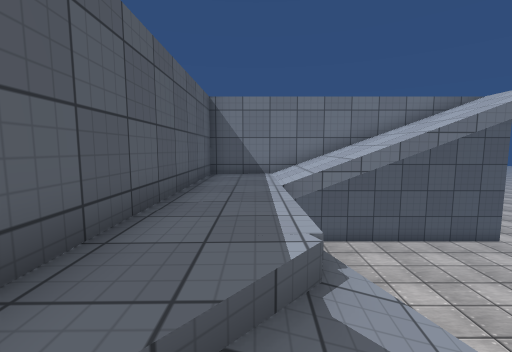
[1] (above)

22 first-person views from a walk through a 3-D level made in the Unity game engine. The camera is 1.5 m above the floor, tilts 6° down and sees 90° across. The floor is counted in squares, 1 m on a side. Each view is taken from the middle of a square. On the plan, view 1 faces up. The plan holds only what a view shows up to about 13 squares ahead; the rest is blank. The place goes on beyond the plan. The player character is not drawn. Some animated figures are left out. Surface patterns are stand-ins for the level's own textures.

[2]
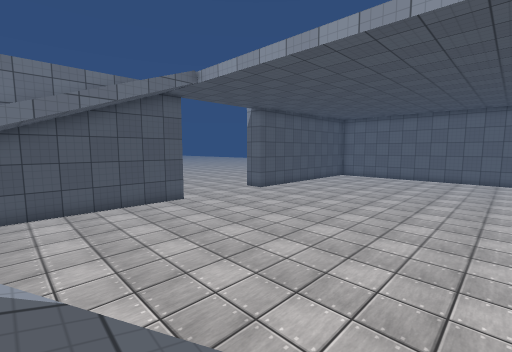

[3]
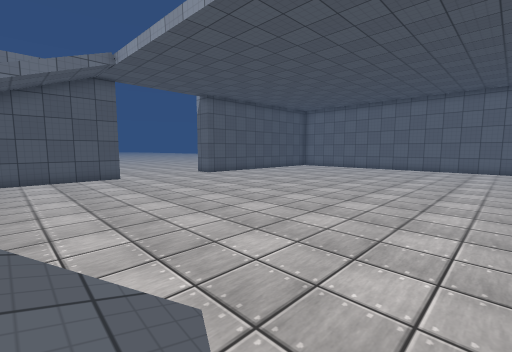

[4]
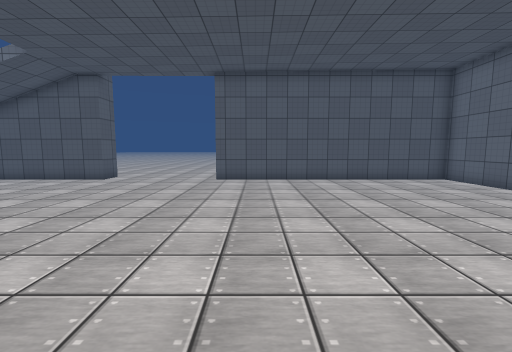

[5]
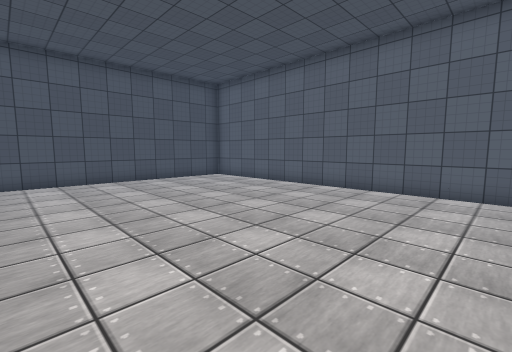

[6]
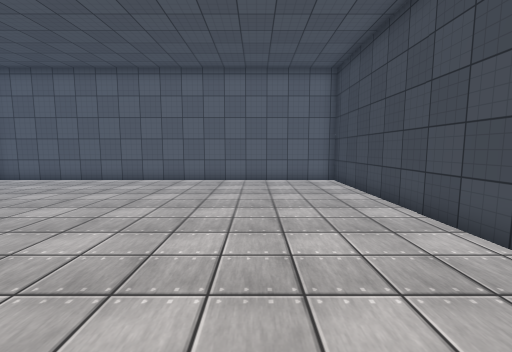

[7]
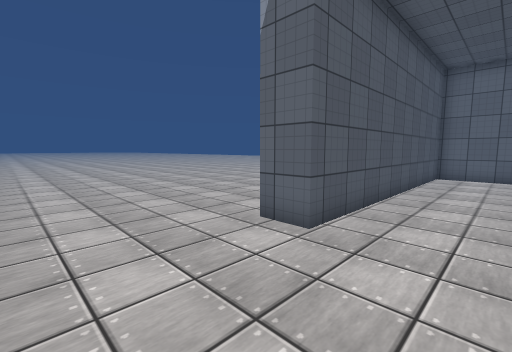

[8]
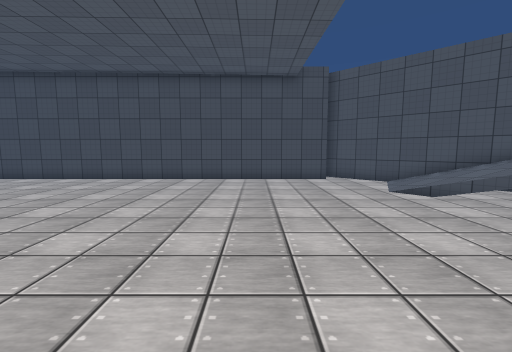

[9]
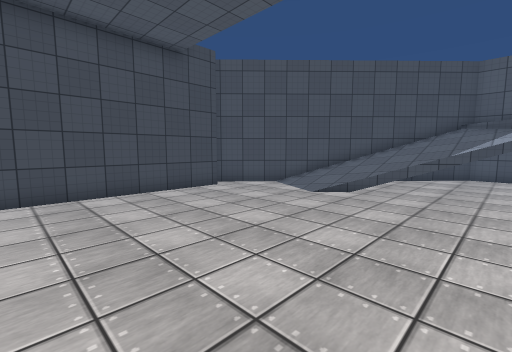

[10]
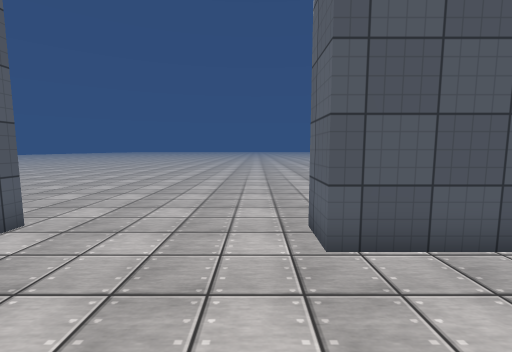

[11]
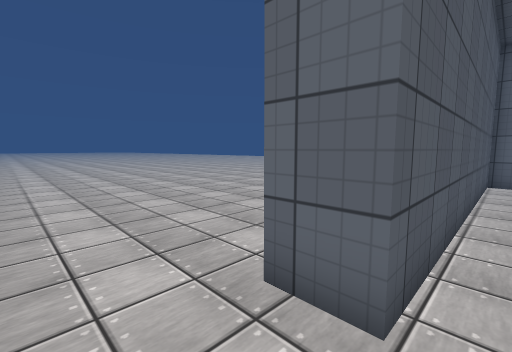

[12]
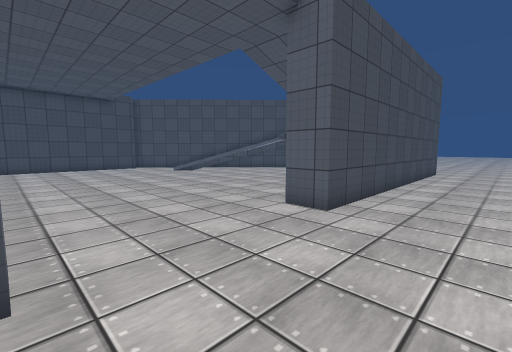

[13]
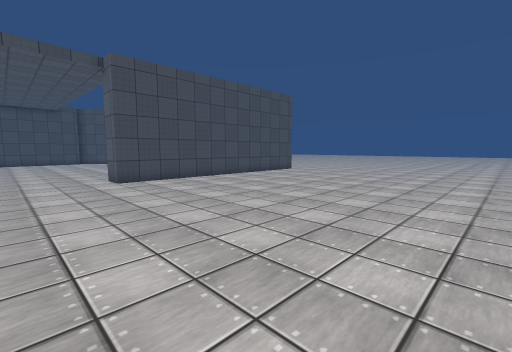

[14]
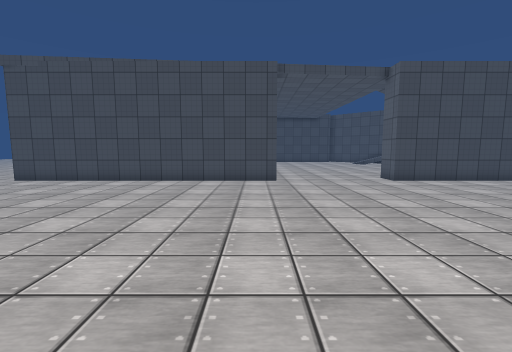

[15]
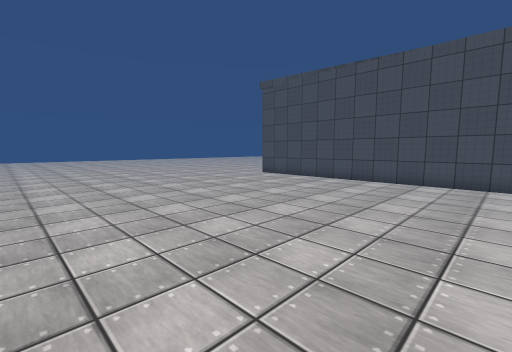

[16]
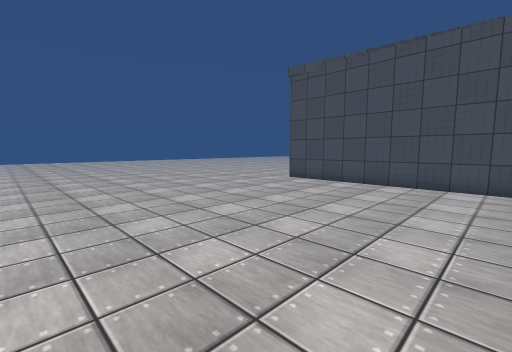

[17]
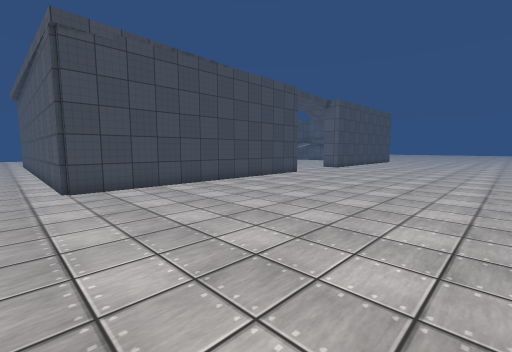

[18]
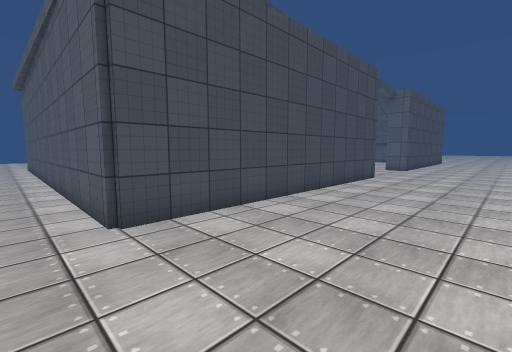

[19]
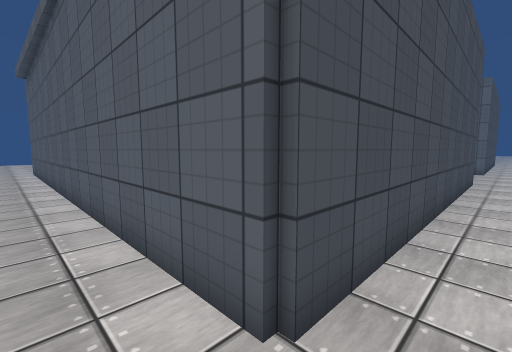

[20]
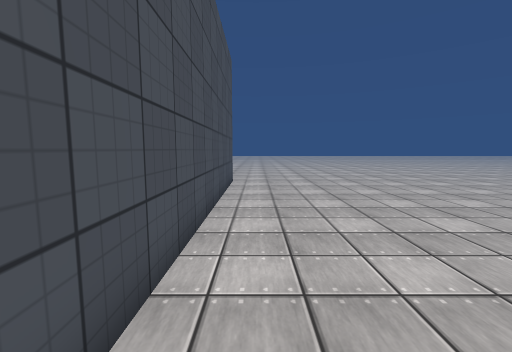

[21]
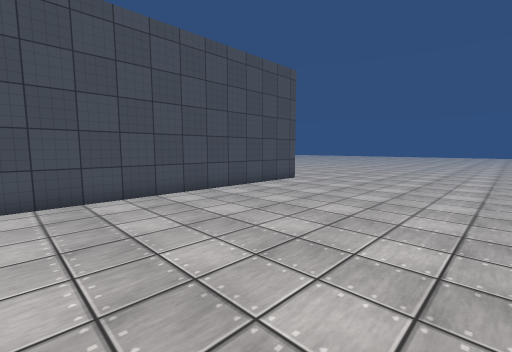

[22]
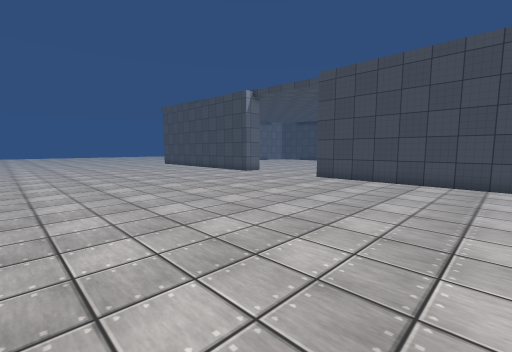

### Floor plan
Key: @ floor where view 1 was taken; # wall or solid block; . main floor; : floor 2.5 m higher than the main floor; / step, stairs or slope; v drop or lower ground.
Columns run from 2 left of view 1 to 29 right of it. Each row starts with its distance up from view 1.
 23 ................................
 22 ................................
 21 ................................
 20 ................................
 19 ................................
 18 ................................
 17 ................................
 16 ................................
 15 ................................
 14 ................................
 13 ................................
 12 ................................
 11 ############.....#############..
 10 ############.....##############.
  9 #:://.......................###.
  8 #:://.......................###.
  7 #:://.......................###.
  6 #::  .......................###.
  5 #::  .......................###.
  4 #::  .......................###.
  3 #::/ .......................###.
  2 #:///.......................###.
  1 #////v......................###.
  0 ##@/// .....................###.
 -1  ##/////....................###.
 -2   ##////....................###.
 -3    ##////...................###.
 -4     ##//....................###.
 -5      ##/....................###.
 -6       ##....................#
 -7        ##.###################
 -8         ###

Positions as (right, up) in squares from view 1, and headings:
1: (0, 0), facing up
2: (3, -2), facing up-right
3: (5, -5), facing up-right
4: (17, -3), facing up
5: (17, -3), facing up-right
6: (14, -3), facing right
7: (11, 7), facing up-right
8: (11, 6), facing down
9: (14, 2), facing down-left
10: (14, 6), facing up
11: (13, 9), facing up-right
12: (15, 14), facing down-left
13: (13, 23), facing down-left
14: (16, 23), facing down
15: (16, 23), facing down-right
16: (19, 22), facing down-right
17: (29, 21), facing down-left
18: (29, 16), facing down-left
19: (29, 12), facing down-left
20: (9, 12), facing left
21: (8, 19), facing down-left
22: (2, 23), facing down-right
